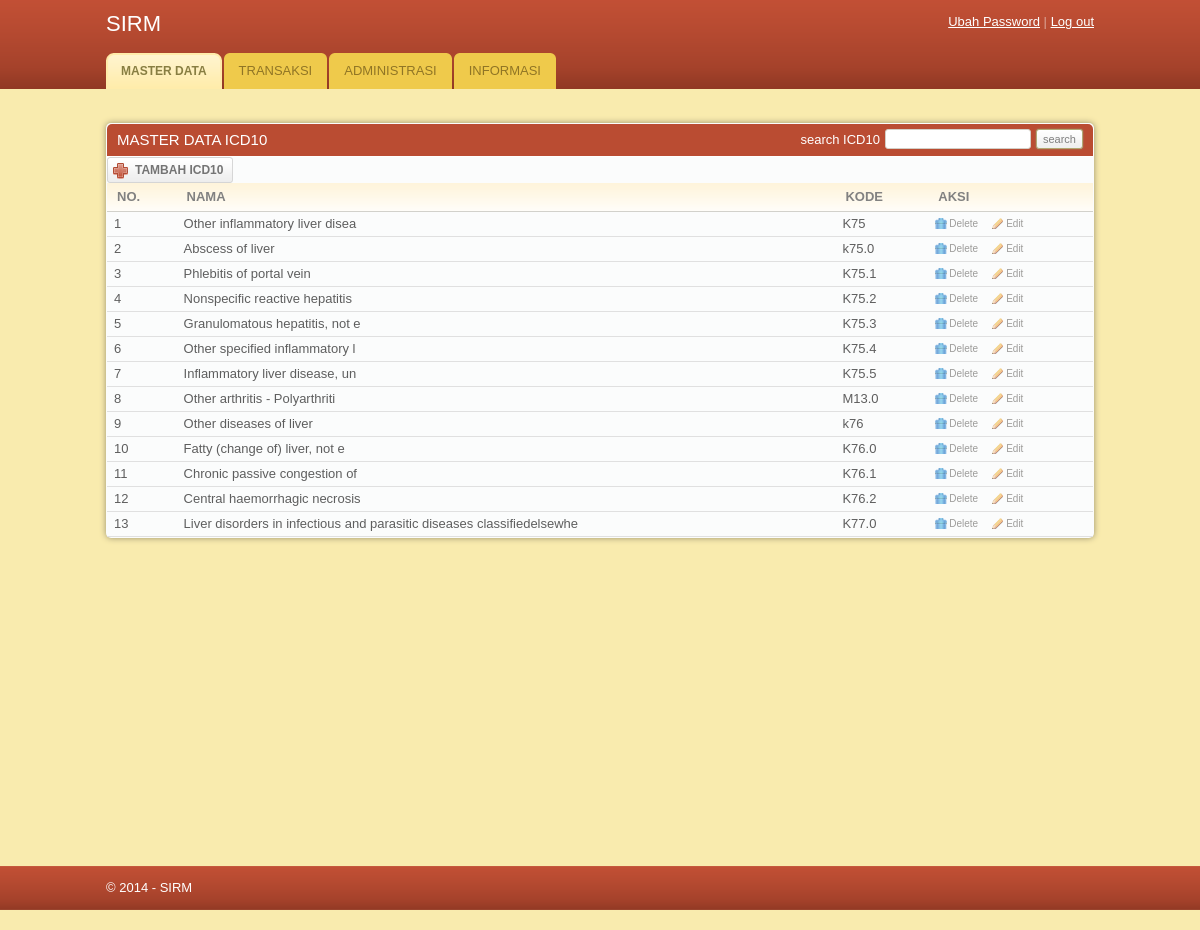
The app's page /MODUL/Master/icd10.php with its own data.
### tables this page shows
CREATE TABLE IF NOT EXISTS `icd10` (
  `id_icd10` int(3) NOT NULL AUTO_INCREMENT,
  `nama_icd10` varchar(70) NOT NULL,
  `kode_icd10` varchar(5) NOT NULL,
  PRIMARY KEY (`id_icd10`)
);

### MODUL/Master/icd10.php (the view, shortened to what this page needs)
<!DOCTYPE html PUBLIC "-//W3C//DTD XHTML 1.0 Transitional//EN" "http://www.w3.org/TR/xhtml1/DTD/xhtml1-transitional.dtd">
<html xmlns="http://www.w3.org/1999/xhtml">
<head>
	<link rel="stylesheet" href="../../css/style.css" type="text/css" media="all" />
</head>
<body>
<div id="header">
	<div class="shell">
		<div id="top">
			<h1><a href="master/index.php">SIRM</a></h1>
			<div id="top-navigation">
				<a href="#">Ubah Password</a>
				<span>|</span>
				<a href="#">Log out</a>
			</div>
		</div>
		<div id="navigation">
			<ul>
			    <li><a href="master.php" class="active"><span>MASTER DATA</span></a></li>
				<li><a href="../../transaksi.php"><span>TRANSAKSI</span></a></li>
			    <li><a href="../../administrasi.php"><span>ADMINISTRASI</span></a></li>
			    <li><a href="../../informasi.php"><span>INFORMASI</span></a></li>
			</ul>
		</div>
	</div>
</div>
<div id="container">
	<div class="shell">
		<br />
		<div id="main">
			<div id="content">
				<div class="box">
					<div class="box-head">
						<h2 class="left">MASTER DATA ICD10</h2>
						<div class="right">
							<label>search ICD10</label>
							<input type="text" class="field small-field" />
							<input type="submit" class="button" value="search" />
						</div>
					</div>
					<div class="table">
					<a href="tambahicd10.php" class="add-button"><span>TAMBAH ICD10</span></a><br>
						<table width="100%" border="0" cellspacing="0" cellpadding="0">
							<tr>
								<th>NO.</th>
								<th>NAMA</th>
								<th>KODE</th>
								<th>AKSI</th>
							</tr>
							<?php
							$no=0;
							$query = mysql_query("SELECT * FROM icd10");
							while($data= mysql_fetch_array($query)){
							$no++;
							?>
							<tr>
								<td><?php echo $no;?></td>
								<td><?php echo $data['nama_icd10'];?></td>
								<td><?php echo $data['kode_icd10'];?></td>
								<td><a href="#" class="ico del">Delete</a><a href="#" class="ico edit">Edit</a></td>
							</tr>
							<?php }?>
						</table>
					</div>
				</div>
			</div>
		</div>
	</div>
<BR><BR><BR><BR><BR><BR><BR><BR><BR><BR><BR><BR><BR><BR><BR><BR><BR><BR><BR><BR><BR><BR>
<div id="footer">
	<div class="shell">
		<span class="left">&copy; 2014 - SIRM</span>
	</div>
</div>
</body>
</html>

### css/style.css (style rules this page uses)
* { padding:0; margin:0; outline:0; }
body { background:#f9ebae; font-family: Verdana, sans-serif; font-size:13px; line-height:14px; color:#5e5e5e; }
.field { border:solid 1px #d3cfc7; background:#fff; padding:5px; }
.small-field { border:solid 1px #d3cfc7; background:#fff; padding:3px 1px; font-size:11px; }
.button { background:#eee url(images/button.gif) repeat-x 0 0; border:solid 1px #b1a874; color:#7f7f7f; font-size:11px; padding:2px 6px 2px 6px; cursor:pointer; line-height:14px !important; }
a { color:#ba4c32; text-decoration: underline; cursor:pointer; }
.left, .alignleft { float:left; display:inline; }
.right, .alignright { float:right; display:inline; }
h1 { font-size:22px; line-height:24px; color:#fff; font-weight: normal; }
h1 a { color:#fff; text-decoration: none; }
h2 { font-size:15px; font-weight: normal; }
.shell { width:988px; margin:0 auto; }
#header { height:89px; background:url(images/header.gif); white-space:nowrap; }
#header h1 { float:left; display:inline; padding-top:12px; }
#top-navigation { float:right; white-space:nowrap; color:#fff; padding-top:15px; }
#top-navigation a { color:#fff; }
#top-navigation span { color:#dca598; }
#top { height:53px; }
#navigation { height:36px; }
#navigation ul { list-style-type: none; }
#navigation ul li { float:left; display:inline; margin-right:2px; }
#navigation ul li a, #navigation ul li a span { float:left; height:36px; background:url(images/tab.gif) no-repeat 0 0; padding:0 0 0 15px; }
#navigation ul li a span { background-position:right 0; padding:0 15px 0 0; }
#navigation ul li a { line-height:36px; color:#907525; text-decoration: none; }
#navigation ul li a.active, #navigation ul li a:hover { background-position:0 bottom; }
#navigation ul li a.active span, #navigation ul li a:hover span { background-position:right bottom; }
#navigation ul li a.active { font-size:12px; font-weight: bold; color:#887e42; }
#container { padding:20px 0; }
#content { float:left; width:100%; }
.table th { background:#fffdfa url(images/th.gif) repeat-x 0 0; color:#818181; text-align: left; padding:7px 10px; border-bottom:solid 1px #d2d1cb; }
.table td { background:#fbfcfc; border-bottom:solid 1px #e0e0e0; padding:5px 7px; }
.box { background:#fbfcfc; height:100%; padding:1px; margin-bottom:20px; }
.box-head { background:#ba4c32; height:32px; color:#fff; padding: 0 10px; line-height:32px; border-bottom:solid 1px #fff; }
.box-head .right { padding-top:5px; line-height:13px; }
.box-head .right label, .box-head .right input { float:left; }
.box-head .right label { padding:4px 0 0 0; }
.box-head .right input { margin-left:5px; }
a.ico { color:#9d9c9a; font-size:10px; text-decoration: none; padding:0 0 0 14px; background-repeat:no-repeat; background-position:0 0; }
a.del { background-image:url(images/del.gif) }
a.edit { background-image:url(images/edit.gif); margin-left:14px; }
.add-button, .add-button span { float:left; height:26px; background:url(images/add-button.gif) no-repeat 0 0; padding:0 0 0 28px; }
.add-button span { background-position:right 0; padding:0 10px 0 0; }
.add-button { font-weight: bold; font-size:12px; color:#747474; text-decoration: none; line-height:26px; }
#footer { height:44px; background:url(images/footer.gif); line-height:44px; color:#fff; }
.box { -moz-border-radius:5px; -webkit-border-radius:5px; -moz-box-shadow: 0 0 6px #978f6c; -webkit-box-shadow: 0 0 6px #978f6c; }
.box-head { -moz-border-radius-topleft:5px; -moz-border-radius-topright:5px; -webkit-border-top-left-radius:5px; -webkit-border-top-right-radius:5px; }
.field, .button { -moz-border-radius:4px; -webkit-border-radius:4px; }
.small-field, .button, .pagging a { -moz-border-radius:3px; -webkit-border-radius:3px; }
.button { -moz-box-shadow: 0 0 2px #978f6c; -webkit-box-shadow: 0 0 2px #978f6c; }

### records on screen
icd10: nama_icd10 "Other inflammatory liver disea", kode_icd10 "K75"
icd10: nama_icd10 "Abscess of liver", kode_icd10 "k75.0"
icd10: nama_icd10 "Phlebitis of portal vein", kode_icd10 "K75.1"
icd10: nama_icd10 "Nonspecific reactive hepatitis", kode_icd10 "K75.2"
icd10: nama_icd10 "Granulomatous hepatitis, not e", kode_icd10 "K75.3"
icd10: nama_icd10 "Other specified inflammatory l", kode_icd10 "K75.4"
icd10: nama_icd10 "Inflammatory liver disease, un", kode_icd10 "K75.5"
icd10: nama_icd10 "Other arthritis - Polyarthriti", kode_icd10 "M13.0"
icd10: nama_icd10 "Other diseases of liver", kode_icd10 "k76"
icd10: nama_icd10 "Fatty (change of) liver, not e", kode_icd10 "K76.0"
icd10: nama_icd10 "Chronic passive congestion of", kode_icd10 "K76.1"
icd10: nama_icd10 "Central haemorrhagic necrosis", kode_icd10 "K76.2"
icd10: nama_icd10 "Liver disorders in infectious and parasitic diseases classifiedelsewhe", kode_icd10 "K77.0"
